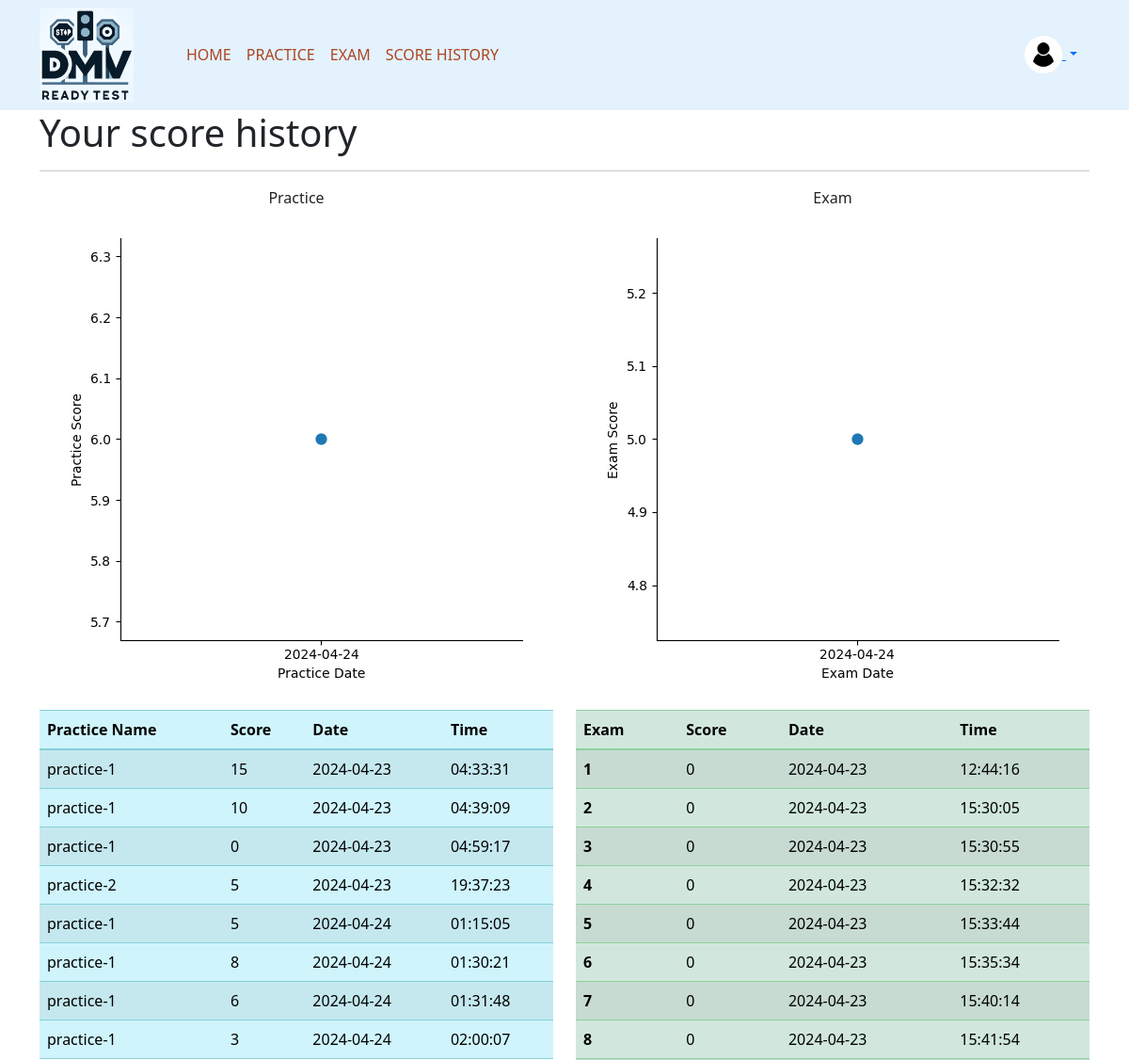
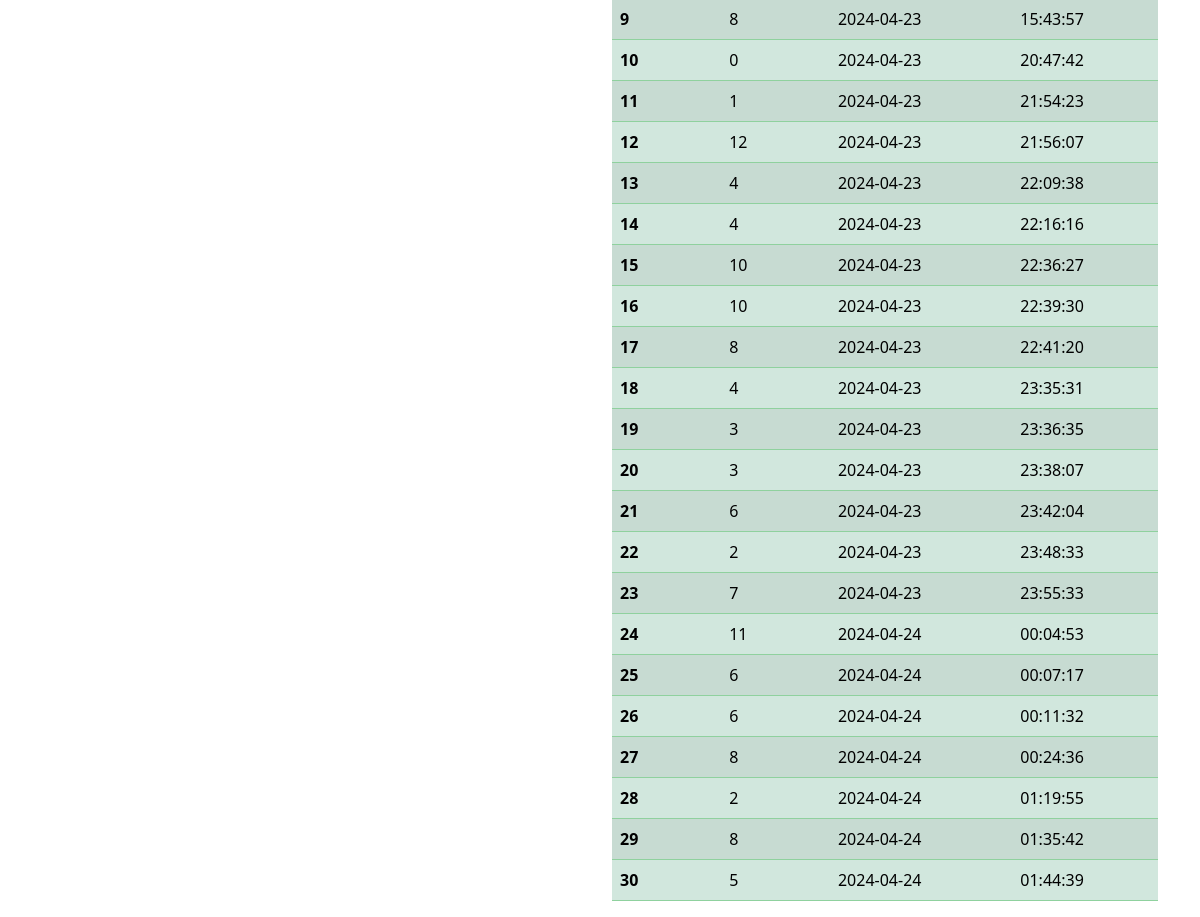
The app's page /score-history (signed in) with its own data (2 pictures, top to bottom).
### DMV/models.py (models this page shows)
class Practice_scores(db.Model):
    id = db.Column(db.Integer, primary_key = True)
    user_id = db.Column(db.Integer, db.ForeignKey('user.id'), nullable=False)
    user = relationship('User', backref='practice_scores')
    practice_name = db.Column(db.String(150))
    score = db.Column(db.Integer)
    timestamp = db.Column(db.DateTime, default=datetime.now)

class Exam_scores(db.Model):
    id = db.Column(db.Integer, primary_key = True)
    user_id = db.Column(db.Integer, db.ForeignKey('user.id'), nullable=False)
    user = relationship('User', backref='exam_scores')
    exam_name = db.Column(db.String(150))
    score = db.Column(db.Integer)
    timestamp = db.Column(db.DateTime, default=datetime.now)

### DMV/controller/views.py (the view)
@views.route('/score-history')
@login_required
def score_history():
    practice_scores = current_user.practice_scores
    exam_scores = current_user.exam_scores
    has_history = 1 if practice_scores or exam_scores else -1
    @after_this_request
    def add_seaborn_plot(response):
        matplotlib.use('Agg')
        if practice_scores:
            practice_data = pd.DataFrame({
                'Practice Date': [score.timestamp.strftime('%Y-%m-%d') for score in practice_scores],
                'Practice Score': [score.score for score in practice_scores]
            })
        else:
            practice_data = pd.DataFrame(columns=['Practice Date', 'Practice Score'])
            practice_data.loc[0] = ['2024-04-24', 0]  # Dummy date and score
        if practice_scores:
            sns.catplot(data=practice_data, x='Practice Date', y='Practice Score', kind='point')
        else:
            sns.catplot(data=practice_data, x='Practice Date', y='Practice Score', kind='point', color='b', alpha=0)
        static_dir = os.path.join(current_app.root_path, 'static')
        if not os.path.exists(static_dir):
            os.makedirs(static_dir)
        practice_plot_path = os.path.join(static_dir, 'practice_plot.png')
        plt.savefig(practice_plot_path)
        plt.close()
        response.practice_image_url = practice_plot_path
        if exam_scores:
            exam_data = pd.DataFrame({
                'Exam Date': [score.timestamp.strftime('%Y-%m-%d') for score in exam_scores],
                'Exam Score': [score.score for score in exam_scores]
            })
        else:
            exam_data = pd.DataFrame(columns=['Exam Date', 'Exam Score'])
            exam_data.loc[0] = ['2024-04-24', 0]  # Dummy date and score
        if exam_scores:
            sns.catplot(data=exam_data, x='Exam Date', y='Exam Score', kind='point')
        else:
            sns.catplot(data=exam_data, x='Exam Date', y='Exam Score', kind='point', color='b', alpha=0)
        exam_plot_path = os.path.join(static_dir, 'exam_plot.png')
        plt.savefig(exam_plot_path)
        plt.close()
        response.exam_image_url = exam_plot_path
        return response
    return render_template("scoreHistory.html", user=current_user, practice_scores=practice_scores, exam_scores=exam_scores, has_history = has_history)

### DMV/__init__.py (called while the page is built)
def create_app():
    app = Flask(__name__)
    app.config['SECRET_KEY'] = 'projectCS122'     #secures cookie data
    app.config['SQLALCHEMY_DATABASE_URI'] = f'sqlite:///{DB_NAME}'
    db.init_app(app)
    login_manager = LoginManager()
    login_manager.login_view = 'auth.login'
    login_manager.init_app(app)
    from .controller.views import views
    from .controller.auth import auth
    app.register_blueprint(views, url_prefix = "/")
    app.register_blueprint(auth, url_prefix = "/")
    from .models import User
    create_database(app)
    @login_manager.user_loader
    def load_user(id):
        return User.query.get(int(id))
    return app

### DMV/templates/scoreHistory.html (shortened to what this page needs)
{% extends 'templateMain.html' %}
{% block body %}
<div class="container">
  <h1>Your score history</h1>
  <hr />
  {% if has_history == 1 %}
    <div class="row mb-3">
        <div class="col-6 d-flex flex-column align-items-center">
            <p>Practice</p>
            <img src="{{ url_for('static', filename='practice_plot.png') }}" alt="Practice Scores">
        </div>
        <div class="col-6 d-flex flex-column align-items-center">
            <p>Exam</p>
            <img src="{{ url_for('static', filename='exam_plot.png') }}" alt="Exam Scores">
        </div>
    </div>
    <div class="row">
        <div class="col-6">
          <table class="table table-info table-striped table-hover">
            <thead>
              <tr>
                <th>Practice Name</th>
                <th>Score</th>
                <th>Date</th>
                <th>Time</th>
              </tr>
            </thead>
            <tbody>
              {% for prac_score in practice_scores %}
              <tr>
                <td>{{ prac_score.practice_name }}</td>
                <td>{{ prac_score.score }}</td>
                <td>{{ prac_score.timestamp.strftime('%Y-%m-%d') }}</td>
                <td>{{ prac_score.timestamp.strftime('%H:%M:%S') }}</td>
              </tr>
              {% endfor %}
            </tbody>
          </table>
        </div>
        <div class="col-6">
          <table class="table table-success table-striped table-hover">
            <thead>
              <tr>
                <th>Exam</th>
                <th>Score</th>
                <th>Date</th>
                <th>Time</th>
              </tr>
            </thead>
            <tbody>
              {% for i in range(exam_scores|length) %}
              <tr>
                <th>{{ i + 1 }}</th>
                <td>{{ exam_scores[i].score }}</td>
                <td>{{ exam_scores[i].timestamp.strftime('%Y-%m-%d') }}</td>
                <td>{{ exam_scores[i].timestamp.strftime('%H:%M:%S') }}</td>
              </tr>
              {% endfor %}
            </tbody>
          </table>
        </div>
    </div>
  {% elif has_history == -1 %}
    <p>You don't have any score history yet.</p>
  {% endif %}
</div>
{% endblock %}

### DMV/templates/templateMain.html (shortened to what this page needs)
<!DOCTYPE html>
<html lang="en">
  <head>
    <link
      rel="stylesheet"
      href="https://stackpath.bootstrapcdn.com/bootstrap/4.4.1/css/bootstrap.min.css"
    />
    <link
      href="https://cdn.jsdelivr.net/npm/bootstrap@5.3.1/dist/css/bootstrap.min.css"
      rel="stylesheet"
    />
  </head>
  <body>
    <header
      class="container-fluid p-2 sticky-top main-header"
      style="background-color: #e3f2fd"
    >
      <div class="container">
        <div
          class="d-flex flex-wrap align-items-center justify-content-center justify-content-lg-start"
        >
          <a href="/">
            <img
              src="/static/logo3.png"
              alt="Logo"
              class="me-5"
              style="width: 100px"
            />
          </a>
          <ul
            class="nav col-12 col-lg-auto me-lg-auto mb-2 justify-content-center mb-md-0"
          >
            {%if user.is_authenticated == False%}
            <li>
              <a href="/" class="nav-link px-2" style="color: #ad4420">HOME</a>
            </li>
            {%else%}
            <li>
              <a href="/" class="nav-link px-2" style="color: #ad4420">HOME</a>
            </li>
            <li>
              <a href="/practice" class="nav-link px-2" style="color: #ad4420"
                >PRACTICE</a
              >
            </li>
            <li>
              <a href="/exam" class="nav-link px-2" style="color: #ad4420"
                >EXAM</a
              >
            </li>
            <li>
              <a
                href="/score-history"
                class="nav-link px-2"
                style="color: #ad4420"
                >SCORE HISTORY</a
              >
            </li>
            {%endif%}
          </ul>
          {%if user.is_authenticated%}
          <div class="dropdown text-end">
            <button
              class="btn btn-link dropdown-toggle dropdown-avatar"
              type="button"
              id="dropdownMenuButton"
              data-bs-toggle="dropdown"
              aria-expanded="false"
            >
              <img
                src="/static/user.jpeg"
                alt="Ava"
                width="40px"
                height="40px"
                class="rounded-circle"
              />
            </button>
          </div>
          {%endif%}
        </div>
      </div>
    </header>
    <div class="container-fluid">{% block body %} {% endblock body %}</div>
  </body>
</html>

### records on screen
Practice_scores: practice_name "practice-1", score "15", timestamp "2024-04-23", timestamp "04:33:31"
Practice_scores: practice_name "practice-1", score "10", timestamp "2024-04-23", timestamp "04:39:09"
Practice_scores: practice_name "practice-1", score "0", timestamp "2024-04-23", timestamp "04:59:17"
Practice_scores: practice_name "practice-2", score "5", timestamp "2024-04-23", timestamp "19:37:23"
Practice_scores: practice_name "practice-1", score "5", timestamp "2024-04-24", timestamp "01:15:05"
Practice_scores: practice_name "practice-1", score "8", timestamp "2024-04-24", timestamp "01:30:21"
Practice_scores: practice_name "practice-1", score "6", timestamp "2024-04-24", timestamp "01:31:48"
Practice_scores: practice_name "practice-1", score "3", timestamp "2024-04-24", timestamp "02:00:07"
Exam_scores: score "0", timestamp "2024-04-23", timestamp "12:44:16"
Exam_scores: score "0", timestamp "2024-04-23", timestamp "15:30:05"
Exam_scores: score "0", timestamp "2024-04-23", timestamp "15:30:55"
Exam_scores: score "0", timestamp "2024-04-23", timestamp "15:32:32"
Exam_scores: score "0", timestamp "2024-04-23", timestamp "15:33:44"
Exam_scores: score "0", timestamp "2024-04-23", timestamp "15:35:34"
Exam_scores: score "0", timestamp "2024-04-23", timestamp "15:40:14"
Exam_scores: score "0", timestamp "2024-04-23", timestamp "15:41:54"
Exam_scores: score "8", timestamp "2024-04-23", timestamp "15:43:57"
Exam_scores: score "0", timestamp "2024-04-23", timestamp "20:47:42"
Exam_scores: score "1", timestamp "2024-04-23", timestamp "21:54:23"
Exam_scores: score "12", timestamp "2024-04-23", timestamp "21:56:07"
Exam_scores: score "4", timestamp "2024-04-23", timestamp "22:09:38"
Exam_scores: score "4", timestamp "2024-04-23", timestamp "22:16:16"
Exam_scores: score "10", timestamp "2024-04-23", timestamp "22:36:27"
Exam_scores: score "10", timestamp "2024-04-23", timestamp "22:39:30"
Exam_scores: score "8", timestamp "2024-04-23", timestamp "22:41:20"
Exam_scores: score "4", timestamp "2024-04-23", timestamp "23:35:31"
Exam_scores: score "3", timestamp "2024-04-23", timestamp "23:36:35"
Exam_scores: score "3", timestamp "2024-04-23", timestamp "23:38:07"
Exam_scores: score "6", timestamp "2024-04-23", timestamp "23:42:04"
Exam_scores: score "2", timestamp "2024-04-23", timestamp "23:48:33"
Exam_scores: score "7", timestamp "2024-04-23", timestamp "23:55:33"
Exam_scores: score "11", timestamp "2024-04-24", timestamp "00:04:53"
Exam_scores: score "6", timestamp "2024-04-24", timestamp "00:07:17"
Exam_scores: score "6", timestamp "2024-04-24", timestamp "00:11:32"
Exam_scores: score "8", timestamp "2024-04-24", timestamp "00:24:36"
Exam_scores: score "2", timestamp "2024-04-24", timestamp "01:19:55"
Exam_scores: score "8", timestamp "2024-04-24", timestamp "01:35:42"
Exam_scores: score "5", timestamp "2024-04-24", timestamp "01:44:39"

### other values on screen
{{ i + 1 }} "1" "2" "3" "4" "5" "6" "7" "8" "9" "10" "11" "12" "13" "14" "15" "16" "17" "18" "19" "20" "21" "22" "23" "24" "25" "26" "27" "28" "29" "30"
